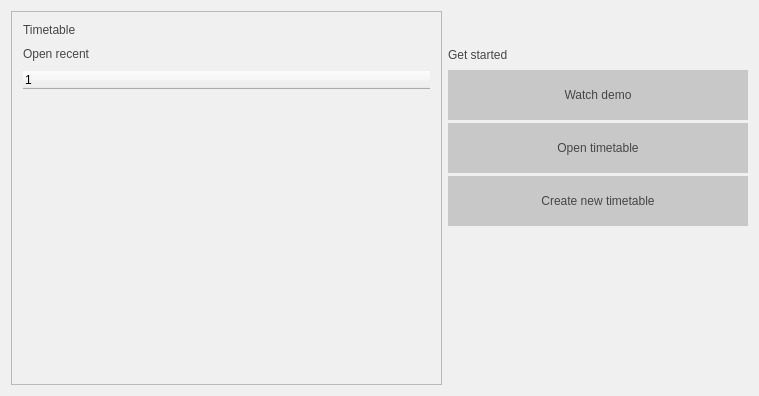
<?xml version="1.0" encoding="UTF-8"?>
<ui version="4.0">
 <class>HomeView</class>
 <widget class="QWidget" name="HomeView">
  <property name="geometry">
   <rect>
    <x>0</x>
    <y>0</y>
    <width>759</width>
    <height>396</height>
   </rect>
  </property>
  <property name="windowTitle">
   <string>Home</string>
  </property>
  <property name="styleSheet">
   <string notr="true">background-color: rgb(240, 240, 240);</string>
  </property>
  <layout class="QHBoxLayout" name="horizontalLayout">
   <item>
    <widget class="QFrame" name="frame">
     <property name="minimumSize">
      <size>
       <width>300</width>
       <height>250</height>
      </size>
     </property>
     <property name="frameShape">
      <enum>QFrame::StyledPanel</enum>
     </property>
     <property name="frameShadow">
      <enum>QFrame::Raised</enum>
     </property>
     <layout class="QVBoxLayout" name="verticalLayout_3">
      <item>
       <layout class="QVBoxLayout" name="verticalLayout_2">
        <property name="spacing">
         <number>10</number>
        </property>
        <item>
         <widget class="QLabel" name="label_3">
          <property name="maximumSize">
           <size>
            <width>16777146</width>
            <height>40</height>
           </size>
          </property>
          <property name="styleSheet">
           <string notr="true">font: 75 24pt &quot;Times New Roman&quot;;
color: rgb(70, 70, 70);</string>
          </property>
          <property name="text">
           <string>Timetable</string>
          </property>
         </widget>
        </item>
        <item>
         <widget class="QLabel" name="label">
          <property name="maximumSize">
           <size>
            <width>16777135</width>
            <height>20</height>
           </size>
          </property>
          <property name="styleSheet">
           <string notr="true">font: 75 14pt &quot;Times New Roman&quot;;
color: rgb(70, 70, 70);</string>
          </property>
          <property name="text">
           <string>Open recent</string>
          </property>
         </widget>
        </item>
        <item>
         <widget class="QTreeWidget" name="treeWidget">
          <property name="maximumSize">
           <size>
            <width>16777153</width>
            <height>16777215</height>
           </size>
          </property>
          <property name="frameShape">
           <enum>QFrame::NoFrame</enum>
          </property>
          <column>
           <property name="text">
            <string notr="true"/>
           </property>
          </column>
          <column>
           <property name="text">
            <string/>
           </property>
          </column>
         </widget>
        </item>
       </layout>
      </item>
     </layout>
    </widget>
   </item>
   <item>
    <widget class="QFrame" name="frame_3">
     <property name="minimumSize">
      <size>
       <width>300</width>
       <height>250</height>
      </size>
     </property>
     <property name="maximumSize">
      <size>
       <width>400</width>
       <height>300</height>
      </size>
     </property>
     <property name="frameShape">
      <enum>QFrame::NoFrame</enum>
     </property>
     <property name="frameShadow">
      <enum>QFrame::Raised</enum>
     </property>
     <layout class="QVBoxLayout" name="verticalLayout">
      <property name="spacing">
       <number>3</number>
      </property>
      <property name="leftMargin">
       <number>0</number>
      </property>
      <property name="topMargin">
       <number>0</number>
      </property>
      <property name="rightMargin">
       <number>0</number>
      </property>
      <property name="bottomMargin">
       <number>0</number>
      </property>
      <item>
       <widget class="QLabel" name="label_2">
        <property name="maximumSize">
         <size>
          <width>16777215</width>
          <height>40</height>
         </size>
        </property>
        <property name="styleSheet">
         <string notr="true">font: 75 14pt &quot;Times New Roman&quot;;
color: rgb(70, 70, 70);</string>
        </property>
        <property name="text">
         <string>Get started</string>
        </property>
       </widget>
      </item>
      <item>
       <widget class="QPushButton" name="mDemo">
        <property name="sizePolicy">
         <sizepolicy hsizetype="Minimum" vsizetype="Preferred">
          <horstretch>0</horstretch>
          <verstretch>0</verstretch>
         </sizepolicy>
        </property>
        <property name="minimumSize">
         <size>
          <width>0</width>
          <height>50</height>
         </size>
        </property>
        <property name="maximumSize">
         <size>
          <width>16777215</width>
          <height>40</height>
         </size>
        </property>
        <property name="styleSheet">
         <string notr="true">QPushButton{
	font: 75 11pt &quot;Times New Roman&quot;;
	color: rgb(70, 70, 70);
	background-color: rgb(200, 200, 200);
	border: 0px solid;
}

QPushButton:hover {
	background-color: rgb(231, 231, 231);
}</string>
        </property>
        <property name="text">
         <string>Watch demo</string>
        </property>
       </widget>
      </item>
      <item>
       <widget class="QPushButton" name="mOpenTimetable">
        <property name="minimumSize">
         <size>
          <width>0</width>
          <height>50</height>
         </size>
        </property>
        <property name="maximumSize">
         <size>
          <width>16777215</width>
          <height>40</height>
         </size>
        </property>
        <property name="styleSheet">
         <string notr="true">QPushButton{
	font: 75 11pt &quot;Times New Roman&quot;;
	color: rgb(70, 70, 70);
	background-color: rgb(200, 200, 200);
	border: 0px solid;
}

QPushButton:hover {
	background-color: rgb(231, 231, 231);
}</string>
        </property>
        <property name="text">
         <string>Open timetable</string>
        </property>
       </widget>
      </item>
      <item>
       <widget class="QPushButton" name="mCreateNewTimetable">
        <property name="sizePolicy">
         <sizepolicy hsizetype="Minimum" vsizetype="Preferred">
          <horstretch>0</horstretch>
          <verstretch>0</verstretch>
         </sizepolicy>
        </property>
        <property name="minimumSize">
         <size>
          <width>0</width>
          <height>50</height>
         </size>
        </property>
        <property name="maximumSize">
         <size>
          <width>16777215</width>
          <height>40</height>
         </size>
        </property>
        <property name="styleSheet">
         <string notr="true">QPushButton{
	font: 75 11pt &quot;Times New Roman&quot;;
	color: rgb(70, 70, 70);
	background-color: rgb(200, 200, 200);
	border: 0px solid;
}

QPushButton:hover {
	background-color: rgb(231, 231, 231);
}</string>
        </property>
        <property name="text">
         <string>Create new timetable</string>
        </property>
       </widget>
      </item>
      <item>
       <spacer name="verticalSpacer">
        <property name="orientation">
         <enum>Qt::Vertical</enum>
        </property>
        <property name="sizeHint" stdset="0">
         <size>
          <width>20</width>
          <height>40</height>
         </size>
        </property>
       </spacer>
      </item>
     </layout>
    </widget>
   </item>
  </layout>
 </widget>
 <layoutdefault spacing="6" margin="11"/>
 <resources/>
 <connections/>
 <slots>
  <slot>createNewTimeTable()</slot>
 </slots>
</ui>
